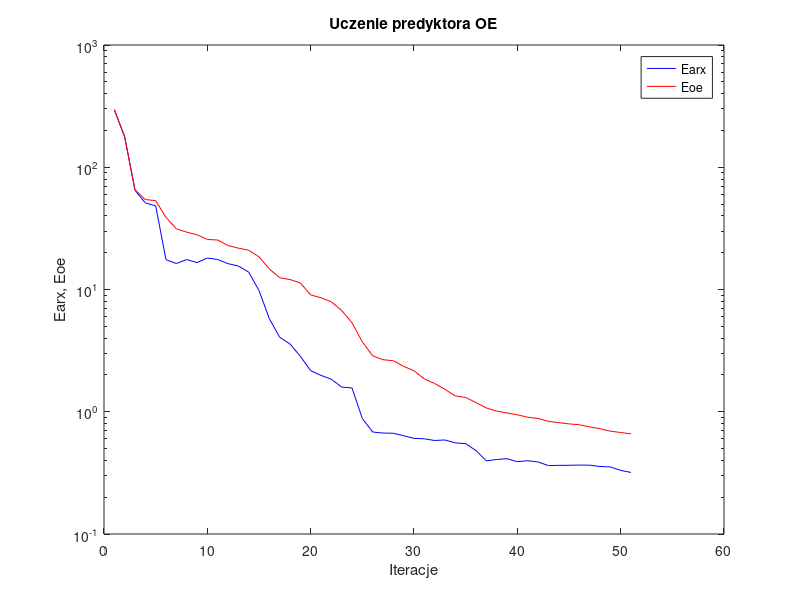
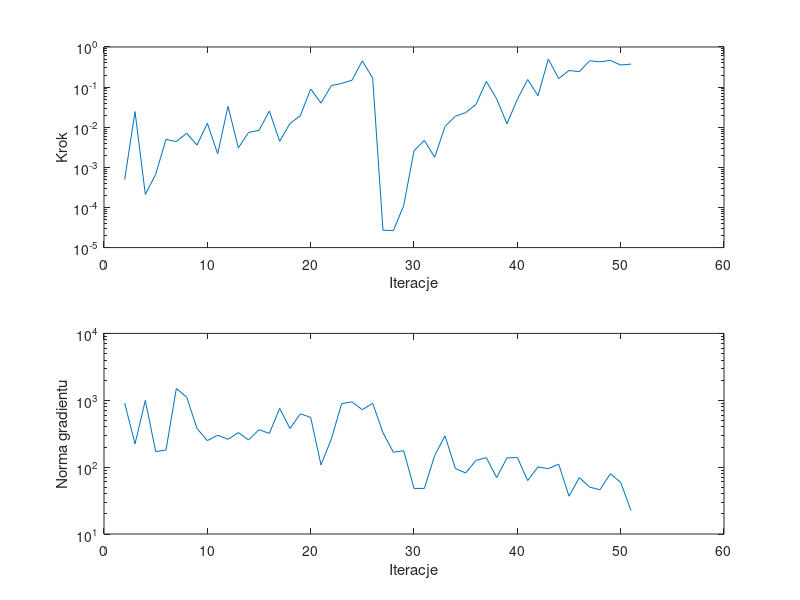

The MATLAB script that drew these images, in order:
%uczenie predyktora oe
clear all;
n=0; farx(n+1)=2.948354e+002; foe(n+1)=2.960846e+002; wspucz(n+1)=0.000000e+000; ng(n+1)=0.000000e+000;
%odnowa zmiennej metryki
n=1; farx(n+1)=1.768609e+002; foe(n+1)=1.780326e+002; krok(n+1)=4.966995e-004; ng(n+1)=9.060727e+002;
n=2; farx(n+1)=6.480080e+001; foe(n+1)=6.548173e+001; krok(n+1)=2.452306e-002; ng(n+1)=2.228960e+002;
n=3; farx(n+1)=5.106664e+001; foe(n+1)=5.440512e+001; krok(n+1)=2.114007e-004; ng(n+1)=9.978825e+002;
n=4; farx(n+1)=4.836028e+001; foe(n+1)=5.336069e+001; krok(n+1)=6.694872e-004; ng(n+1)=1.711122e+002;
n=5; farx(n+1)=1.753584e+001; foe(n+1)=3.887450e+001; krok(n+1)=4.980847e-003; ng(n+1)=1.800045e+002;
n=6; farx(n+1)=1.630838e+001; foe(n+1)=3.137570e+001; krok(n+1)=4.375565e-003; ng(n+1)=1.495703e+003;
n=7; farx(n+1)=1.759019e+001; foe(n+1)=2.945079e+001; krok(n+1)=7.088910e-003; ng(n+1)=1.115551e+003;
n=8; farx(n+1)=1.660975e+001; foe(n+1)=2.803035e+001; krok(n+1)=3.581322e-003; ng(n+1)=3.788557e+002;
n=9; farx(n+1)=1.809160e+001; foe(n+1)=2.568087e+001; krok(n+1)=1.257761e-002; ng(n+1)=2.489187e+002;
n=10; farx(n+1)=1.760490e+001; foe(n+1)=2.538797e+001; krok(n+1)=2.173143e-003; ng(n+1)=3.003331e+002;
n=11; farx(n+1)=1.627447e+001; foe(n+1)=2.290812e+001; krok(n+1)=3.323730e-002; ng(n+1)=2.605542e+002;
n=12; farx(n+1)=1.557537e+001; foe(n+1)=2.178776e+001; krok(n+1)=3.065383e-003; ng(n+1)=3.284166e+002;
n=13; farx(n+1)=1.386656e+001; foe(n+1)=2.097453e+001; krok(n+1)=7.444102e-003; ng(n+1)=2.547920e+002;
n=14; farx(n+1)=9.802298e+000; foe(n+1)=1.848347e+001; krok(n+1)=8.346822e-003; ng(n+1)=3.635148e+002;
n=15; farx(n+1)=5.773331e+000; foe(n+1)=1.473967e+001; krok(n+1)=2.521242e-002; ng(n+1)=3.193594e+002;
n=16; farx(n+1)=4.069101e+000; foe(n+1)=1.248223e+001; krok(n+1)=4.464645e-003; ng(n+1)=7.556349e+002;
n=17; farx(n+1)=3.583182e+000; foe(n+1)=1.206157e+001; krok(n+1)=1.238677e-002; ng(n+1)=3.786576e+002;
n=18; farx(n+1)=2.845767e+000; foe(n+1)=1.132677e+001; krok(n+1)=1.932256e-002; ng(n+1)=6.268418e+002;
n=19; farx(n+1)=2.167483e+000; foe(n+1)=9.028855e+000; krok(n+1)=8.973318e-002; ng(n+1)=5.547065e+002;
n=20; farx(n+1)=1.983983e+000; foe(n+1)=8.562859e+000; krok(n+1)=4.000365e-002; ng(n+1)=1.079958e+002;
n=21; farx(n+1)=1.844595e+000; foe(n+1)=7.935528e+000; krok(n+1)=1.091056e-001; ng(n+1)=2.631920e+002;
n=22; farx(n+1)=1.591786e+000; foe(n+1)=6.737609e+000; krok(n+1)=1.238533e-001; ng(n+1)=8.919740e+002;
n=23; farx(n+1)=1.565373e+000; foe(n+1)=5.345371e+000; krok(n+1)=1.482616e-001; ng(n+1)=9.448780e+002;
n=24; farx(n+1)=8.809214e-001; foe(n+1)=3.725656e+000; krok(n+1)=4.536903e-001; ng(n+1)=7.222565e+002;
n=25; farx(n+1)=6.830331e-001; foe(n+1)=2.869153e+000; krok(n+1)=1.666377e-001; ng(n+1)=9.025895e+002;
%odnowa zmiennej metryki
n=26; farx(n+1)=6.694934e-001; foe(n+1)=2.665469e+000; krok(n+1)=2.717293e-005; ng(n+1)=3.260995e+002;
n=27; farx(n+1)=6.673599e-001; foe(n+1)=2.612963e+000; krok(n+1)=2.647223e-005; ng(n+1)=1.671986e+002;
n=28; farx(n+1)=6.361570e-001; foe(n+1)=2.351395e+000; krok(n+1)=1.107642e-004; ng(n+1)=1.757477e+002;
n=29; farx(n+1)=6.060643e-001; foe(n+1)=2.162941e+000; krok(n+1)=2.583925e-003; ng(n+1)=4.808455e+001;
n=30; farx(n+1)=6.004864e-001; foe(n+1)=1.855899e+000; krok(n+1)=4.708341e-003; ng(n+1)=4.804158e+001;
n=31; farx(n+1)=5.820193e-001; foe(n+1)=1.702712e+000; krok(n+1)=1.779489e-003; ng(n+1)=1.491268e+002;
n=32; farx(n+1)=5.877760e-001; foe(n+1)=1.524186e+000; krok(n+1)=1.042882e-002; ng(n+1)=2.940864e+002;
n=33; farx(n+1)=5.561507e-001; foe(n+1)=1.346548e+000; krok(n+1)=1.883428e-002; ng(n+1)=9.537553e+001;
n=34; farx(n+1)=5.487323e-001; foe(n+1)=1.308777e+000; krok(n+1)=2.308292e-002; ng(n+1)=8.172816e+001;
n=35; farx(n+1)=4.806831e-001; foe(n+1)=1.188780e+000; krok(n+1)=3.712452e-002; ng(n+1)=1.266030e+002;
n=36; farx(n+1)=3.969041e-001; foe(n+1)=1.073724e+000; krok(n+1)=1.387866e-001; ng(n+1)=1.384194e+002;
n=37; farx(n+1)=4.069747e-001; foe(n+1)=1.011686e+000; krok(n+1)=5.082412e-002; ng(n+1)=6.979732e+001;
n=38; farx(n+1)=4.128523e-001; foe(n+1)=9.776808e-001; krok(n+1)=1.223774e-002; ng(n+1)=1.374632e+002;
n=39; farx(n+1)=3.903622e-001; foe(n+1)=9.438022e-001; krok(n+1)=4.953895e-002; ng(n+1)=1.390529e+002;
n=40; farx(n+1)=3.978226e-001; foe(n+1)=9.022547e-001; krok(n+1)=1.545805e-001; ng(n+1)=6.304545e+001;
n=41; farx(n+1)=3.883492e-001; foe(n+1)=8.807063e-001; krok(n+1)=6.073322e-002; ng(n+1)=1.007325e+002;
n=42; farx(n+1)=3.630578e-001; foe(n+1)=8.349805e-001; krok(n+1)=4.992693e-001; ng(n+1)=9.497500e+001;
n=43; farx(n+1)=3.642514e-001; foe(n+1)=8.143973e-001; krok(n+1)=1.634459e-001; ng(n+1)=1.109417e+002;
n=44; farx(n+1)=3.650790e-001; foe(n+1)=7.955757e-001; krok(n+1)=2.591726e-001; ng(n+1)=3.667776e+001;
n=45; farx(n+1)=3.664181e-001; foe(n+1)=7.825999e-001; krok(n+1)=2.431780e-001; ng(n+1)=6.985663e+001;
n=46; farx(n+1)=3.656663e-001; foe(n+1)=7.521974e-001; krok(n+1)=4.543926e-001; ng(n+1)=5.020571e+001;
n=47; farx(n+1)=3.565963e-001; foe(n+1)=7.267953e-001; krok(n+1)=4.268310e-001; ng(n+1)=4.596612e+001;
n=48; farx(n+1)=3.537799e-001; foe(n+1)=6.934289e-001; krok(n+1)=4.635137e-001; ng(n+1)=7.971836e+001;
n=49; farx(n+1)=3.314059e-001; foe(n+1)=6.765915e-001; krok(n+1)=3.556863e-001; ng(n+1)=5.916868e+001;
n=50; farx(n+1)=3.188223e-001; foe(n+1)=6.599977e-001; krok(n+1)=3.745525e-001; ng(n+1)=2.238733e+001;

figure; semilogy(farx,'b'); hold on; semilogy(foe,'r'); xlabel('Iteracje'); ylabel('Earx, Eoe'); legend('Earx','Eoe'); title('Uczenie predyktora OE');
figure; subplot(2,1,1); semilogy(krok); xlabel('Iteracje'); ylabel('Krok');
subplot(2,1,2); semilogy(ng); xlabel('Iteracje'); ylabel('Norma gradientu');
Earx=farx(n+1)
Eoe=foe(n+1)
